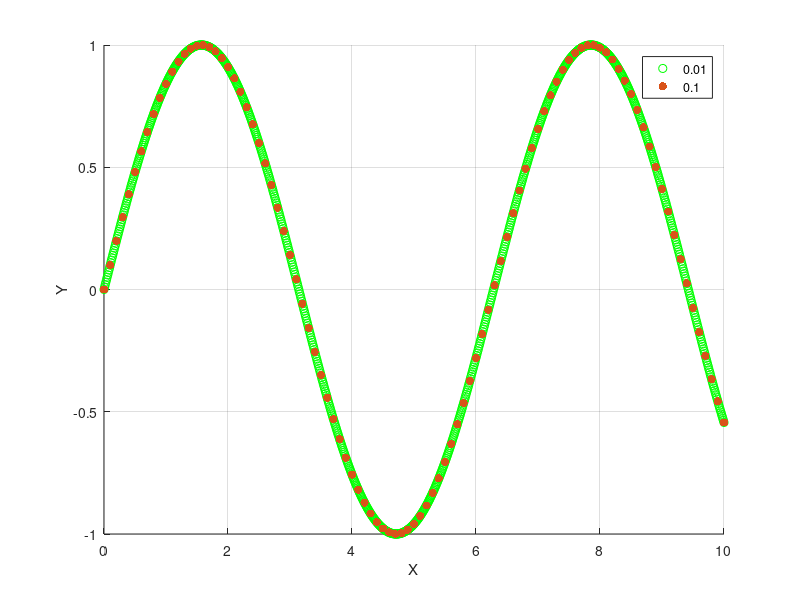

This chart was generated by the following MATLAB code:


clear all
close all
clc


x1= 0:0.1:10;
x2= 0:0.01:10;
y1=sin(x1);
y2=sin(x2);
figure
scatter(x2,y2,"g")
hold on 
scatter(x1,y1,"filled","r")
xlabel("X")
ylabel("Y")
hold off
legend('0.01','0.1')
grid on
